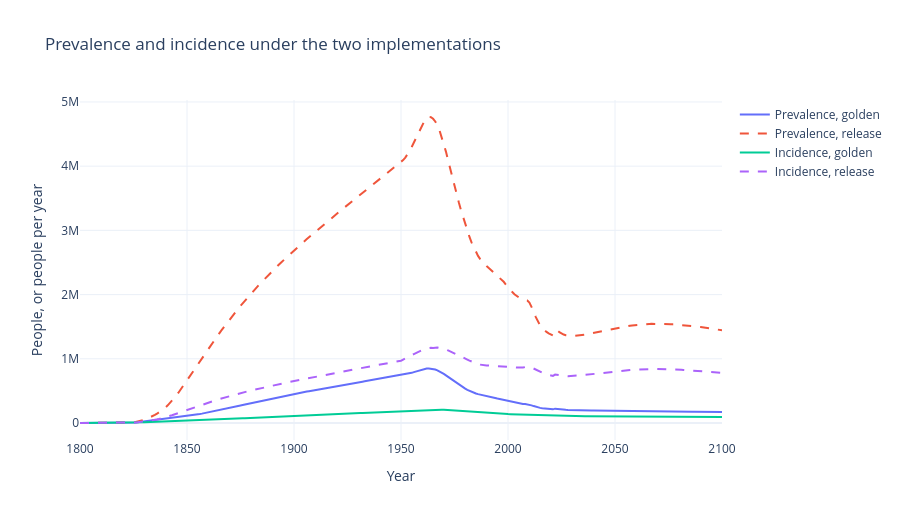

Notebook cell for this chart:
### Markdown cell above
## Incidence and prevalence

Incidence is progression into active disease, summed over age. Prevalence is everyone in `active` or `treatment`. Both are counts, not proportions. The release incidence in 2000 is about six times the golden, in line with the prevalence ratio. That is the doubled progression rate acting over two centuries, together with the other two corrections, not a change in the contact matrix or the birth series.

### Code cell
def _summed(by_age: dict[str, np.ndarray]) -> np.ndarray:
    return sum(np.asarray(values) for values in by_age.values())


matched_incidence = _summed(age_incidence(matched))
released_incidence = _summed(age_incidence(released))
matched_prevalence = _summed(age_prevalence(matched))
released_prevalence = _summed(age_prevalence(released))

flows = go.Figure()
flows.add_trace(go.Scatter(x=years, y=matched_prevalence, name="Prevalence, golden", mode="lines"))
flows.add_trace(
    go.Scatter(x=years, y=released_prevalence, name="Prevalence, release", mode="lines", line={"dash": "dash"})
)
flows.add_trace(go.Scatter(x=years, y=matched_incidence, name="Incidence, golden", mode="lines"))
flows.add_trace(
    go.Scatter(x=years, y=released_incidence, name="Incidence, release", mode="lines", line={"dash": "dash"})
)
flows.update_layout(
    title="Prevalence and incidence under the two implementations",
    xaxis_title="Year",
    yaxis_title="People, or people per year",
    template="plotly_white",
    height=520,
)
flows.show()

### Figure 1 — Plotly figure (JSON) as saved in the notebook; plotly's stock layout.template omitted (floating-point values rounded to 4 significant figures; data arrays with more than 128 entries replaced by an {"elided": "..."} marker saying what was removed)
{"data": [{"mode": "lines", "name": "Prevalence, golden", "type": "scatter", "x": {"elided": "301 float values"}, "y": {"elided": "301 float values"}}, {"line": {"dash": "dash"}, "mode": "lines", "name": "Prevalence, release", "type": "scatter", "x": {"elided": "301 float values"}, "y": {"elided": "301 float values"}}, {"mode": "lines", "name": "Incidence, golden", "type": "scatter", "x": {"elided": "301 float values"}, "y": {"elided": "301 float values"}}, {"line": {"dash": "dash"}, "mode": "lines", "name": "Incidence, release", "type": "scatter", "x": {"elided": "301 float values"}, "y": {"elided": "301 float values"}}], "layout": {"height": 520, "title": {"text": "Prevalence and incidence under the two implementations"}, "xaxis": {"title": {"text": "Year"}}, "yaxis": {"title": {"text": "People, or people per year"}}}}
